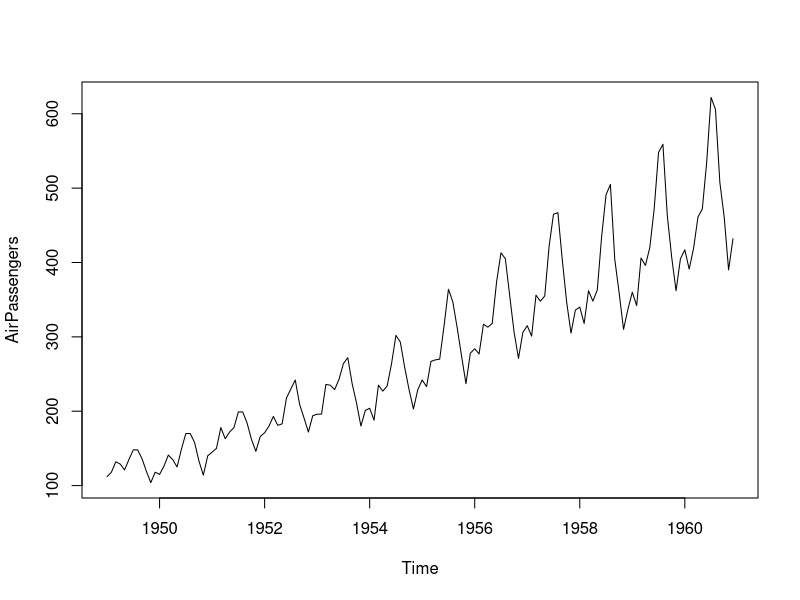
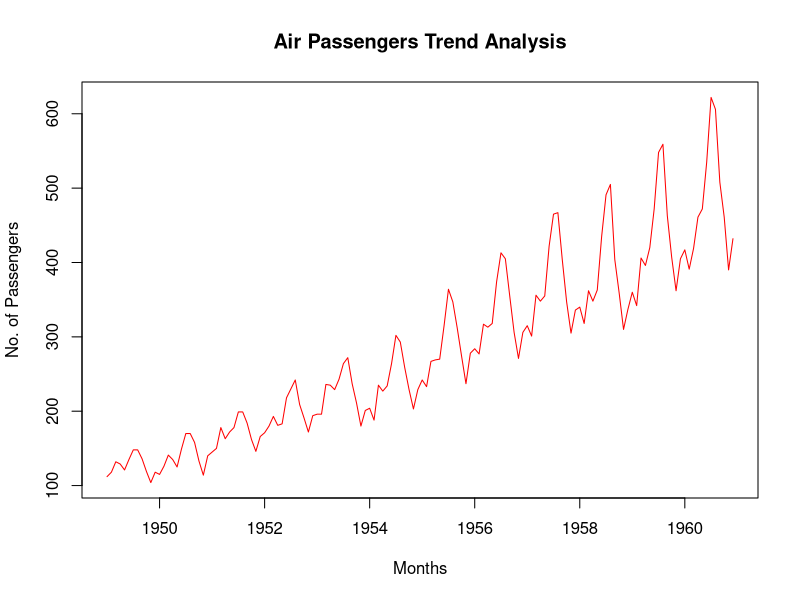
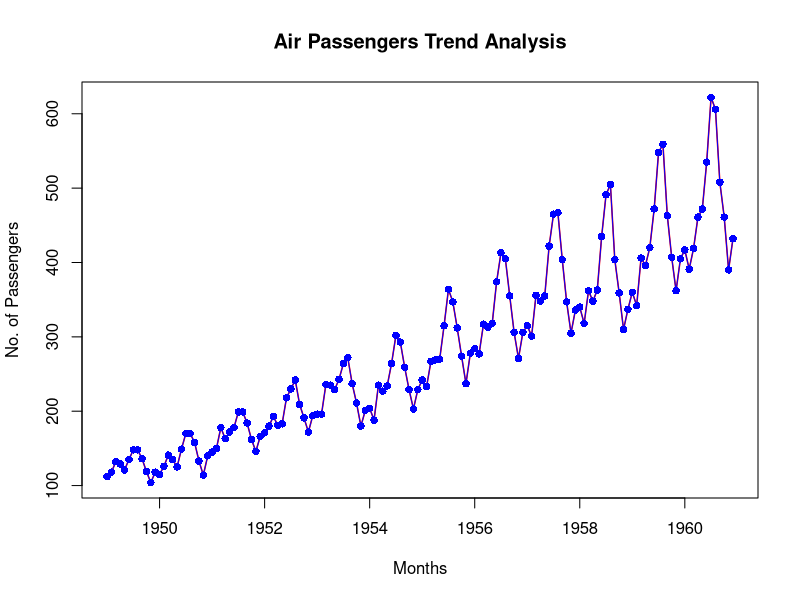
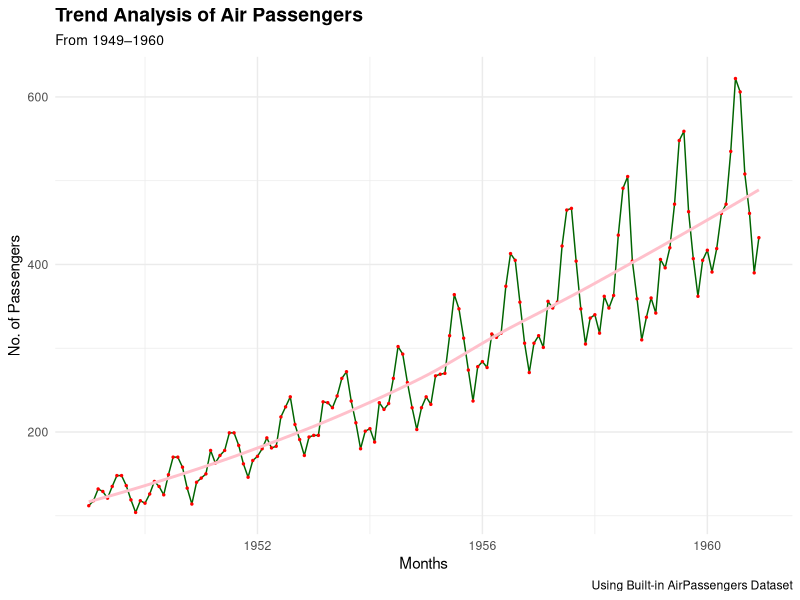

R code for these plots, in order:
# Load Air Passengers
data(AirPassengers)

# Verify the Dataset
?AirPassengers
class(AirPassengers)
View(AirPassengers)

# Convert the dataset to a dataframe (Year as time index)
ap_df <- data.frame(
  year = time(AirPassengers),
  passengers = as.numeric(AirPassengers)
)
ap_df

# Data Frame with years and months separately
ap_df_months <- data.frame(
  year = floor(time(AirPassengers)),
  month = cycle(AirPassengers),
  passengers = as.numeric(AirPassengers)
)
ap_df_months

# Base R Plot
plot(AirPassengers)

plot(AirPassengers,
     type = 'l',
     main = "Air Passengers Trend Analysis",
     xlab = "Months",
     ylab = "No. of Passengers",
     col = 'red'
)

plot(AirPassengers,
     type = 'l',
     lwd = 1.5,
     main = "Air Passengers Trend Analysis",
     xlab = "Months",
     ylab = "No. of Passengers",
     col = 'red'
)

points(AirPassengers,
       type = 'o',
       pch = 16,
       col = 'blue'
)

# Importing the library ggplot2
library(ggplot2)

# ggplot Trend Plot
ggplot(ap_df, aes(x = year, y = passengers)) +
  geom_line(color = 'darkgreen', linewidth = 0.5) +
  geom_point(color = 'red', size = 0.5) +
  geom_smooth(se = FALSE, color = 'pink') +
  labs(
    title = 'Trend Analysis of Air Passengers',
    subtitle = 'From 1949–1960',
    caption = 'Using Built-in AirPassengers Dataset',
    x = 'Months',
    y = 'No. of Passengers'
  ) +
  theme_minimal() +
  theme(
    plot.title = element_text(face = "bold", size = 14),
    plot.subtitle = element_text(size = 10)
  )